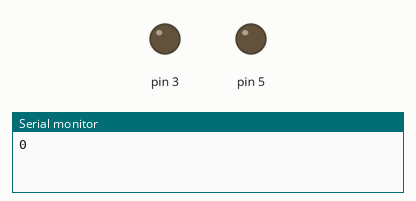
A sketch run on a simulated Arduino Uno, built with avr-gcc and run on an emulated ATmega328P. Shown: output pins drawn as LEDs (lit = HIGH), the last lines printed to the serial monitor.

Above: at 0.05 s.
At 2.6 s:
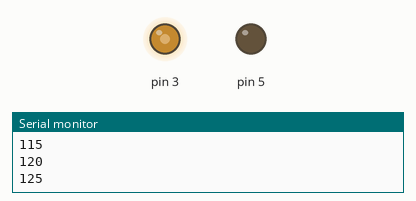
At 5.15 s:
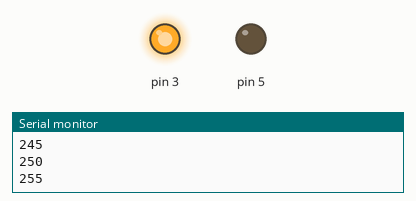
At 10.35 s:
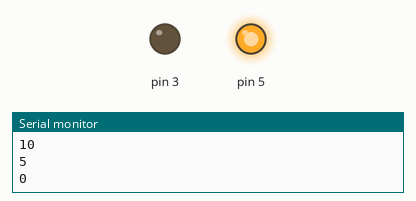
Timing chart, 0 to 13.5 s (numbered marks = the images above):
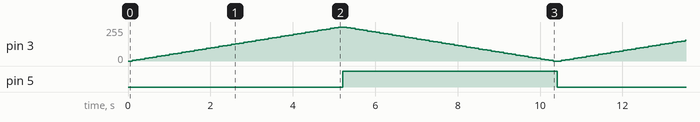

The sketch:

speed_motor.ino
```cpp
int i;
void setup() {
  Serial.begin(9600);// put your setup code here, to run once:
  pinMode(3,OUTPUT);
  pinMode(5,OUTPUT);

}

void loop() {
  // put your main code here, to run repeatedly:
for(i = 0; i <= 255; i+=5)
{
digitalWrite(5,LOW);
analogWrite(3,i);
Serial.println(i);
delay(100);
}

 for( i = 255; i >= 0; i-=5)
{
digitalWrite(5,HIGH);
analogWrite(3,i);
Serial.println(i);
delay(100);
}

}
```

Measured:
- by itself, pin 5: alternates HIGH for 5.2 s and LOW for 5.2 s
